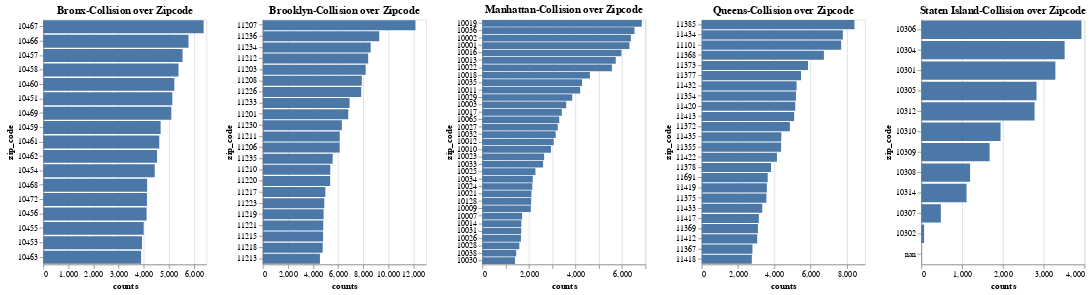

The code cell stored with this chart in its notebook:
### Markdown cell above
### Analysis along zip codes

### Code cell
source = data_df.groupby(['borough', 'zip_code']).size().reset_index(name='counts')
source=source.set_index("borough")

bronx=source.loc["BRONX"]
bronx=bronx.reset_index()
bronx=bronx.loc[bronx["counts"]!=0]
bronx=bronx.loc[bronx["counts"]>=bronx["counts"].mean()]

brooklyn=source.loc["BROOKLYN"]
brooklyn=brooklyn.reset_index()
brooklyn=brooklyn.loc[brooklyn["counts"]!=0]
brooklyn=brooklyn.loc[brooklyn["counts"]>=brooklyn["counts"].mean()]

manhattan=source.loc["MANHATTAN"]
manhattan=manhattan.reset_index()
manhattan=manhattan.loc[manhattan["counts"]!=0]
manhattan=manhattan.loc[manhattan["counts"]>=manhattan["counts"].mean()]

queens=source.loc["QUEENS"]
queens=queens.reset_index()
queens=queens.loc[queens["counts"]!=0]
queens=queens.loc[queens["counts"]>=queens["counts"].mean()]

staten_island=source.loc["STATEN ISLAND"]
staten_island=staten_island.reset_index()
staten_island=staten_island.loc[staten_island["counts"]!=0]
# staten_island=staten_island.loc[staten_island["counts"]>=staten_island["counts"].mean()]

chart1 = alt.Chart(bronx).mark_bar().encode(
    alt.X('counts:Q'),
    alt.Y('zip_code:O',sort='-x'),
    
).properties(
    height=300,
    width=200,
     title='Bronx-Collision over Zipcode'
)


chart2 = alt.Chart(brooklyn).mark_bar().encode(
    alt.X('counts:Q'),
    alt.Y('zip_code:O',sort='-x'),
    
).properties(
    height=300,
    width=200,
    title='Brooklyn-Collision over Zipcode'
)

chart3 = alt.Chart(manhattan).mark_bar().encode(
    alt.X('counts:Q'),
    alt.Y('zip_code:O',sort='-x'),
    
).properties(
    height=300,
    width=200,
    title='Manhattan-Collision over Zipcode'
)


chart4 = alt.Chart(queens).mark_bar().encode(
    alt.X('counts:Q'),
    alt.Y('zip_code:O',sort='-x'),
    
).properties(
  height=300,
    width=200,
    title='Queens-Collision over Zipcode'
)

chart5 = alt.Chart(staten_island).mark_bar().encode(
    alt.X('counts:Q'),
    alt.Y('zip_code:O',sort='-x'),
    
).properties(
    height=300,
    width=200,
    title='Staten Island-Collision over Zipcode'
)

chart1 | chart2 | chart3 | chart4 | chart5
# bronx.head()
# chart1

### Figure 1 — Vega-Lite specification as saved in the notebook (floating-point values rounded to 4 significant figures)
{"config": {"view": {"continuousWidth": 400, "continuousHeight": 300}}, "hconcat": [{"data": {"name": "data-53f99748a3920fc247f30862e7541f0d"}, "mark": "bar", "encoding": {"x": {"field": "counts", "type": "quantitative"}, "y": {"field": "zip_code", "sort": "-x", "type": "ordinal"}}, "height": 300, "title": "Bronx-Collision over Zipcode", "width": 200}, {"data": {"name": "data-44bd71e761adf47df26c1e9270f9e7d4"}, "mark": "bar", "encoding": {"x": {"field": "counts", "type": "quantitative"}, "y": {"field": "zip_code", "sort": "-x", "type": "ordinal"}}, "height": 300, "title": "Brooklyn-Collision over Zipcode", "width": 200}, {"data": {"name": "data-951947d06ae810deb9b5e79248a1b255"}, "mark": "bar", "encoding": {"x": {"field": "counts", "type": "quantitative"}, "y": {"field": "zip_code", "sort": "-x", "type": "ordinal"}}, "height": 300, "title": "Manhattan-Collision over Zipcode", "width": 200}, {"data": {"name": "data-3b045b48ee325507ca5a91b54258dc2d"}, "mark": "bar", "encoding": {"x": {"field": "counts", "type": "quantitative"}, "y": {"field": "zip_code", "sort": "-x", "type": "ordinal"}}, "height": 300, "title": "Queens-Collision over Zipcode", "width": 200}, {"data": {"name": "data-b8e4b2b88da5fabf815678710b127ac3"}, "mark": "bar", "encoding": {"x": {"field": "counts", "type": "quantitative"}, "y": {"field": "zip_code", "sort": "-x", "type": "ordinal"}}, "height": 300, "title": "Staten Island-Collision over Zipcode", "width": 200}], "$schema": "https://vega.github.io/schema/vega-lite/v4.17.0.json", "datasets": {"data-53f99748a3920fc247f30862e7541f0d": [{"borough": "BRONX", "zip_code": "10451", "counts": 5142}, {"borough": "BRONX", "zip_code": "10453", "counts": 3933}, {"borough": "BRONX", "zip_code": "10454", "counts": 4440}, {"borough": "BRONX", "zip_code": "10455", "counts": 4000}, {"borough": "BRONX", "zip_code": "10456", "counts": 4116}, {"borough": "BRONX", "zip_code": "10457", "counts": 5549}, {"borough": "BRONX", "zip_code": "10458", "counts": 5388}, {"borough": "BRONX", "zip_code": "10459", "counts": 4675}, {"borough": "BRONX", "zip_code": "10460", "counts": 5221}, {"borough": "BRONX", "zip_code": "10461", "counts": 4621}, {"borough": "BRONX", "zip_code": "10462", "counts": 4532}, {"borough": "BRONX", "zip_code": "10463", "counts": 3897}, {"borough": "BRONX", "zip_code": "10466", "counts": 5786}, {"borough": "BRONX", "zip_code": "10467", "counts": 6388}, {"borough": "BRONX", "zip_code": "10468", "counts": 4137}, {"borough": "BRONX", "zip_code": "10469", "counts": 5101}, {"borough": "BRONX", "zip_code": "10472", "counts": 4131}], "data-44bd71e761adf47df26c1e9270f9e7d4": [{"borough": "BROOKLYN", "zip_code": "11201", "counts": 6810}, {"borough": "BROOKLYN", "zip_code": "11203", "counts": 8198}, {"borough": "BROOKLYN", "zip_code": "11206", "counts": 6128}, {"borough": "BROOKLYN", "zip_code": "11207", "counts": 12163}, {"borough": "BROOKLYN", "zip_code": "11208", "counts": 7889}, {"borough": "BROOKLYN", "zip_code": "11210", "counts": 5377}, {"borough": "BROOKLYN", "zip_code": "11211", "counts": 6132}, {"borough": "BROOKLYN", "zip_code": "11212", "counts": 8396}, {"borough": "BROOKLYN", "zip_code": "11213", "counts": 4555}, {"borough": "BROOKLYN", "zip_code": "11215", "counts": 4807}, {"borough": "BROOKLYN", "zip_code": "11217", "counts": 4985}, {"borough": "BROOKLYN", "zip_code": "11218", "counts": 4775}, {"borough": "BROOKLYN", "zip_code": "11219", "counts": 4849}, {"borough": "BROOKLYN", "zip_code": "11220", "counts": 5368}, {"borough": "BROOKLYN", "zip_code": "11221", "counts": 4822}, {"borough": "BROOKLYN", "zip_code": "11223", "counts": 4902}, {"borough": "BROOKLYN", "zip_code": "11226", "counts": 7842}, {"borough": "BROOKLYN", "zip_code": "11230", "counts": 6300}, {"borough": "BROOKLYN", "zip_code": "11233", "counts": 6919}, {"borough": "BROOKLYN", "zip_code": "11234", "counts": 8596}, {"borough": "BROOKLYN", "zip_code": "11235", "counts": 5569}, {"borough": "BROOKLYN", "zip_code": "11236", "counts": 9279}], "data-951947d06ae810deb9b5e79248a1b255": [{"borough": "MANHATTAN", "zip_code": "10001", "counts": 6311}, {"borough": "MANHATTAN", "zip_code": "10002", "counts": 6374}, {"borough": "MANHATTAN", "zip_code": "10003", "counts": 3599}, {"borough": "MANHATTAN", "zip_code": "10007", "counts": 1711}, {"borough": "MANHATTAN", "zip_code": "10009", "counts": 2082}, {"borough": "MANHATTAN", "zip_code": "10010", "counts": 2945}, {"borough": "MANHATTAN", "zip_code": "10011", "counts": 4201}, {"borough": "MANHATTAN", "zip_code": "10012", "counts": 3065}, {"borough": "MANHATTAN", "zip_code": "10013", "counts": 5726}, {"borough": "MANHATTAN", "zip_code": "10014", "counts": 1677}, {"borough": "MANHATTAN", "zip_code": "10016", "counts": 5968}, {"borough": "MANHATTAN", "zip_code": "10017", "counts": 3413}, {"borough": "MANHATTAN", "zip_code": "10018", "counts": 4618}, {"borough": "MANHATTAN", "zip_code": "10019", "counts": 6842}, {"borough": "MANHATTAN", "zip_code": "10021", "counts": 2111}, {"borough": "MANHATTAN", "zip_code": "10022", "counts": 5562}, {"borough": "MANHATTAN", "zip_code": "10023", "counts": 2654}, {"borough": "MANHATTAN", "zip_code": "10024", "counts": 2146}, {"borough": "MANHATTAN", "zip_code": "10025", "counts": 2282}, {"borough": "MANHATTAN", "zip_code": "10026", "counts": 1659}, {"borough": "MANHATTAN", "zip_code": "10027", "counts": 3239}, {"borough": "MANHATTAN", "zip_code": "10028", "counts": 1592}, {"borough": "MANHATTAN", "zip_code": "10029", "counts": 3860}, {"borough": "MANHATTAN", "zip_code": "10030", "counts": 1403}, {"borough": "MANHATTAN", "zip_code": "10031", "counts": 1670}, {"borough": "MANHATTAN", "zip_code": "10032", "counts": 3149}, {"borough": "MANHATTAN", "zip_code": "10033", "counts": 2609}, {"borough": "MANHATTAN", "zip_code": "10034", "counts": 2167}, {"borough": "MANHATTAN", "zip_code": "10035", "counts": 4279}, {"borough": "MANHATTAN", "zip_code": "10036", "counts": 6530}, {"borough": "MANHATTAN", "zip_code": "10038", "counts": 1456}, {"borough": "MANHATTAN", "zip_code": "10065", "counts": 3302}, {"borough": "MANHATTAN", "zip_code": "10128", "counts": 2097}], "data-3b045b48ee325507ca5a91b54258dc2d": [{"borough": "QUEENS", "zip_code": "11101", "counts": 7684}, {"borough": "QUEENS", "zip_code": "11354", "counts": 5192}, {"borough": "QUEENS", "zip_code": "11355", "counts": 4374}, {"borough": "QUEENS", "zip_code": "11367", "counts": 2796}, {"borough": "QUEENS", "zip_code": "11368", "counts": 6736}, {"borough": "QUEENS", "zip_code": "11369", "counts": 3099}, {"borough": "QUEENS", "zip_code": "11372", "counts": 4861}, {"borough": "QUEENS", "zip_code": "11373", "counts": 5862}, {"borough": "QUEENS", "zip_code": "11375", "counts": 3564}, {"borough": "QUEENS", "zip_code": "11377", "counts": 5473}, {"borough": "QUEENS", "zip_code": "11378", "counts": 3818}, {"borough": "QUEENS", "zip_code": "11385", "counts": 8420}, {"borough": "QUEENS", "zip_code": "11412", "counts": 3058}, {"borough": "QUEENS", "zip_code": "11413", "counts": 5094}, {"borough": "QUEENS", "zip_code": "11417", "counts": 3147}, {"borough": "QUEENS", "zip_code": "11418", "counts": 2762}, {"borough": "QUEENS", "zip_code": "11419", "counts": 3590}, {"borough": "QUEENS", "zip_code": "11420", "counts": 5154}, {"borough": "QUEENS", "zip_code": "11422", "counts": 4147}, {"borough": "QUEENS", "zip_code": "11432", "counts": 5230}, {"borough": "QUEENS", "zip_code": "11433", "counts": 3336}, {"borough": "QUEENS", "zip_code": "11434", "counts": 7782}, {"borough": "QUEENS", "zip_code": "11435", "counts": 4385}, {"borough": "QUEENS", "zip_code": "11691", "counts": 3636}], "data-b8e4b2b88da5fabf815678710b127ac3": [{"borough": "STATEN ISLAND", "zip_code": "10301", "counts": 3287}, {"borough": "STATEN ISLAND", "zip_code": "10302", "counts": 70}, {"borough": "STATEN ISLAND", "zip_code": "10304", "counts": 3514}, {"borough": "STATEN ISLAND", "zip_code": "10305", "counts": 2825}, {"borough": "STATEN ISLAND", "zip_code": "10306", "counts": 3926}, {"borough": "STATEN ISLAND", "zip_code": "10307", "counts": 480}, {"borough": "STATEN ISLAND", "zip_code": "10308", "counts": 1197}, {"borough": "STATEN ISLAND", "zip_code": "10309", "counts": 1675}, {"borough": "STATEN ISLAND", "zip_code": "10310", "counts": 1943}, {"borough": "STATEN ISLAND", "zip_code": "10312", "counts": 2777}, {"borough": "STATEN ISLAND", "zip_code": "10314", "counts": 1110}, {"borough": "STATEN ISLAND", "zip_code": "nan", "counts": 1}]}}
